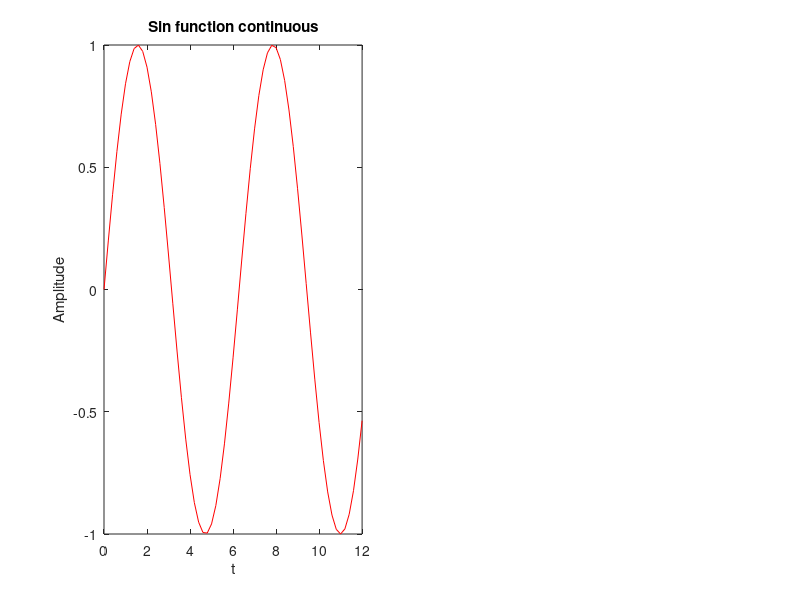

Reproduce this figure in MATLAB.
n=12;
t=0:0.2:n;
subplot(1,2,1);
y = sin(t);
plot(t,y,'r');
ylabel('Amplitude');
xlabel('t');
title('Sin function continuous');